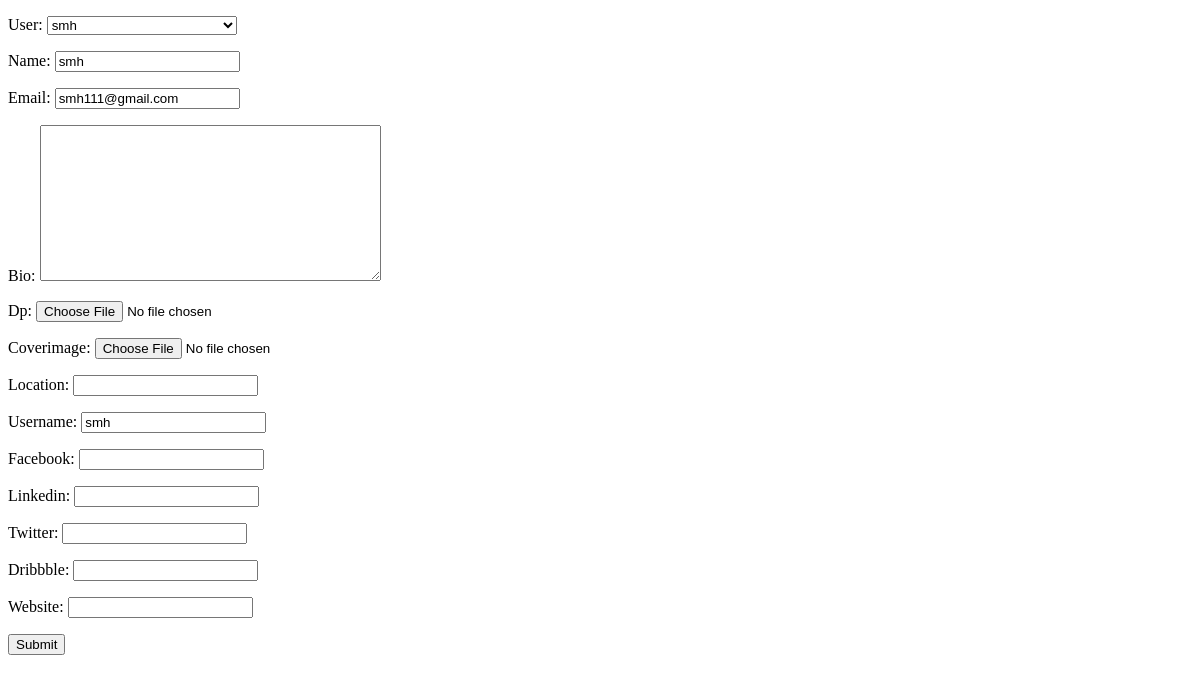
/account/addProfile/ (signed in), run on an earlier commit of the app's database.
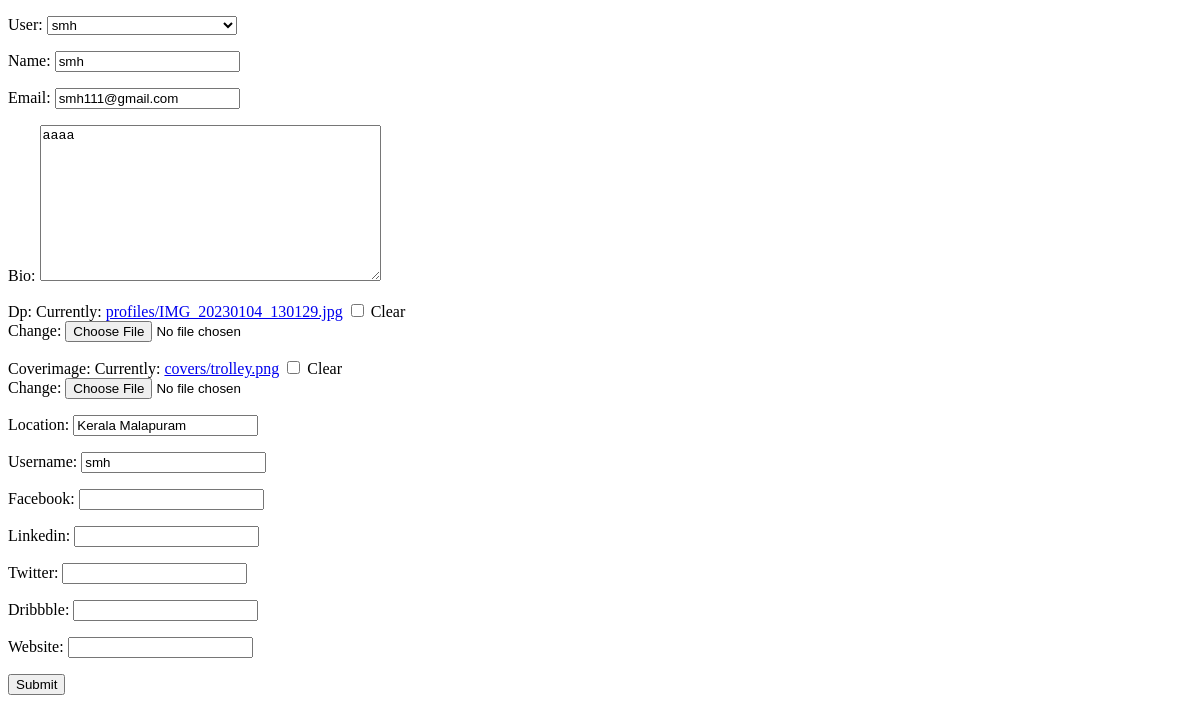
And on a later commit of the database.
### user/models.py (models this page shows, shortened)
class Profile(models.Model):
    user = models.OneToOneField(User, on_delete=models.CASCADE, null=True, blank=True)
    name = models.CharField(max_length=200, blank=True, null=True)
    email = models.EmailField(max_length=200, blank=True, null=True)
    bio= models.TextField(blank=True, null=True)
    dp = models.ImageField(blank=True, null=True, upload_to= 'profiles/')
    coverimage = models.ImageField(blank=True, null=True, upload_to= 'covers/')
    location = models.CharField(max_length=200, blank=True, null=True)
    username = models.CharField(max_length=200, blank=True, null=True)
    facebook = models.CharField(max_length=200, blank=True, null=True)
    linkedin = models.CharField(max_length=200, blank=True, null=True)
    twitter = models.CharField(max_length=200, blank=True, null=True)
    dribbble = models.CharField(max_length=200, blank=True, null=True)
    website = models.CharField(max_length=200, blank=True, null=True)
    created = models.DateTimeField(auto_now_add=True)

### user/views.py (the view)
# urls.py: path('addProfile/', views.addProfile,name="addProfile"),
def addProfile(request):
    profile=request.user.profile
    forms=ProfileForm(instance=profile)
    if request.method == 'POST':
        form = ProfileForm(request.POST, request.FILES, instance=profile)
        if form.is_valid():
            print(form,"0000000000")
            form.save()
            return redirect('profile')
    context={'forms':forms}
    return render(request, 'addprofile.html',context)

### user/forms.py
class ProfileForm(ModelForm):
    class Meta:
        model = Profile
        fields = "__all__"

### user/templates/addprofile.html (shortened to what this page needs)
<!DOCTYPE html>
<html lang="en">
<head>
</head>
<body>
    <form action="" method="post" enctype="multipart/form-data">
        {{forms.as_p}}
        <input type="submit" value="Submit">
    </form>
</body>
</html>

What changed in the data, as far as the page shows it:
changed Profile "smh": bio (not shown) → "aaaa"; location (not shown) → "Kerala Malapuram"
Also different on the page:
form field as_p: (not shown) → "☐"
text no longer shown: "User: Name: Email: Bio: Dp: Coverimage: Location: Username: Facebook: Linkedin: Twitter: Dribbble: Website:"
text now shown: "User: Name: Email: Bio: Dp: Currently: profiles/IMG_20230104_130129.jpg Clear Change: Coverimage: Currently: covers/trolley.png Clear Change: Location: Username: Facebook: Linkedin: Twitter: Dribbble: Website:"
